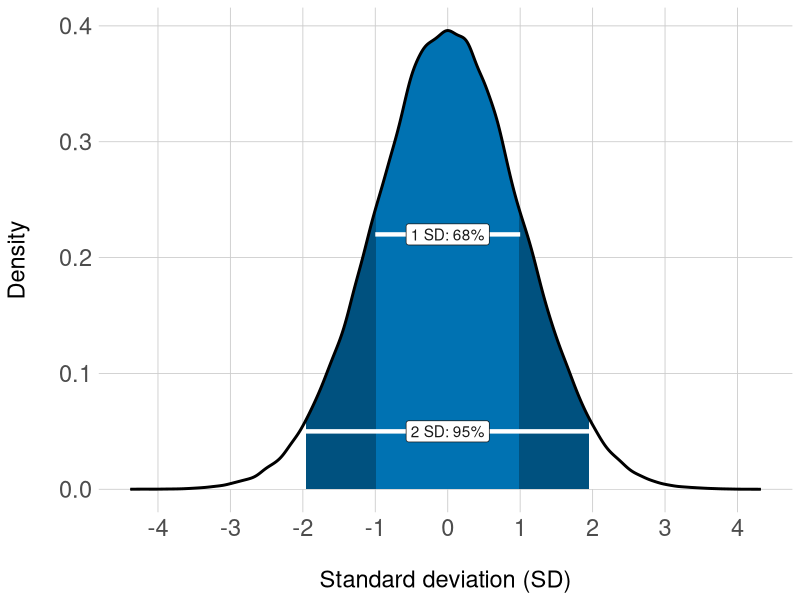

Here is the R script that generated this plot: (Note: this script raises an error after producing the figure.)
## ---- chunk 1
# Load packages
library(dplyr)
library(tidyr)
library(ggplot2)
library(gganimate)
library(knitr)

# set seed
set.seed(123)

# knitr chunk options
opts_chunk$set(echo = TRUE,
               eval = TRUE,
               include = TRUE,
               warning = FALSE,
               message = FALSE,
               cache = TRUE,
               cache.extra = rand_seed,
               fig.width = 7,
               fig.height = 7,
               tidy = FALSE)
## ---- chunk 2
# Generate formal distribution of mean = 0, sd = 1
norm.df <- rnorm(200000, mean = 0, sd = 1) %>%
    data_frame(values = .)

# Calculate density from norm.df
norm.dens <- density(norm.df$values)
norm.dens <- data_frame(x = norm.dens$x, y = norm.dens$y)

# Calculate quantiles from norm.df
q2.5 <- quantile(norm.df$values, 0.025)
q97.5 <- quantile(norm.df$values, 0.975)
q16 <- quantile(norm.df$values, 0.16)
q84 <- quantile(norm.df$values, 0.84)

# Use quantiles to filter data for geom_ribbon
dens_95 <- norm.dens %>%
    filter(x > q2.5 & x < q97.5) %>%
    mutate(quant = rep('2SD', length(x)))
dens_68 <- norm.dens %>%
    filter(x > q16 & x < q84) %>%
    mutate(quant = rep('1SD', length(x)))
ribbon <- do.call(rbind, list(dens_95, dens_68))

# Plots
norm.plot <- ggplot() +
    geom_density(data = norm.df, aes(x = values),
                 fill = '#FFFFFF') +
    geom_ribbon(data = ribbon[ribbon$quant == '2SD', ],
                              aes(x = x, ymax = y, ymin = 0), 
                fill = '#00517f') +
    geom_ribbon(data = ribbon[ribbon$quant == '1SD', ],
                              aes(x = x, ymax = y, ymin = 0),
                fill = '#0072B2') +
    geom_density(data = norm.df, aes(x = values),
                 size = 1) +
    geom_segment(aes(x = -1, xend = 1,
                     y = 0.22, yend = 0.22), 
               colour = "#FFFFFF", size = 1.5) +
    geom_label(aes(label = '1 SD: 68%', x = 0, y = 0.22), 
              colour = 'gray10', fill = '#FFFFFF') +
    geom_segment(aes(x = -1.96, xend = 1.96,
                     y = 0.05, yend = 0.05), 
               colour = "#FFFFFF", size = 1.5) +
    geom_label(aes(label = '2 SD: 95%', x = 0, y = 0.05), 
              colour = 'gray10', fill = '#FFFFFF') +
    scale_x_continuous(breaks = seq(from = -4, to = 4, by = 1)) +
    labs(x = '\nStandard deviation (SD)', y = 'Density\n') +
    theme(plot.title = element_text(size = 17), 
          axis.text = element_text(size = 17),
          axis.title = element_text(size = 17),
          axis.ticks = element_blank(),
          panel.grid.major = element_line(colour = 'gray80', size = 0.3),
          panel.background = element_blank())
# Save plot
ggsave('normal-distr.png', norm.plot, width = 7, height = 5)
## ---- chunk 3
# Generate data (6 samples from a normal distribution: mean = 0, sd = 1)
prec_data <- rnorm(200000, mean = 0, sd = 1)
foo <- list() # empty list
bar <- seq(from = 10, to = 1000, by = 20) # sample sizes
for(i in 1:50) {
    foo[[i]] <- sample(prec_data, bar[i])
    foo <- lapply(foo, data.frame)
    df.name <- seq(from = 10, to = 1000, by = 20)
    names(foo[[i]]) <- df.name[i]
    foo
}

# Clean-up data for plotting
baz <- foo %>%
    rbind_all() %>%
    gather(key, value) %>%
    filter(!is.na(value)) %>%
    group_by(key) %>%
    summarise(n = length(value),
              sem = sd(value) / sqrt(sum(1:length(key)))) %>%
    select(n, sem) %>%
    arrange(n)

# Plot data
prec.plot <- ggplot(data = baz, aes(y = sem, x = n, 
                                    frame = n)) +
    geom_line(aes(cumulative = TRUE), 
              colour = '#0072B2', size = 1) +
    geom_hline(yintercept = 0, 
               colour = "#E69F00", size = 1) +
    labs(title = 'Standard error of the mean as a function of sample size\nfor samples drawn from a normal distribution\n(N = 200,000, mean = 0, sd = 1) n =',
         x = '\nSample size', y = 'Standard error of the mean (SEM)\n') +
    theme(plot.title = element_text(size = 15), 
          axis.text = element_text(size = 15),
          axis.title = element_text(size = 15),
          axis.ticks = element_blank(),
          panel.grid.major = element_line(colour = 'gray80', size = 0.3),
          panel.background = element_blank())

# Save plot
gg_animate(prec.plot, interval = 0.2, 'sem.gif')
## ---- chunk 4
# Create empty objects, counter, and right-skewed data
foo <- rexp(200000)
bar <- list()
cnt <- 1:5000

# Take 5000 samples of n = 200 from 'data' and make a list of sample means.
for(i in cnt){
    bar[[i]] <- mean(sample(foo, size = 200))
}

#######################
# Central limit theorem

# Unlist and round to reduce the number of bins for CLT
baz <- round(unlist(bar), 2)

# cross-tabulate the data
boo <- xtabs(~baz)

# Extract the names ('bins')
nam <- names(boo)

# Make data.frame for plotting
bee <- data_frame(sample = c(1:length(boo)),
                  mean = as.numeric(nam),
                  freq = as.numeric(boo))

######################
# Law of large numbers 

# Unlist for LLN
baz_2 <- unlist(bar)

# Calculate cummulative mean for plotting
zoot <- baz_2 %>%
    data_frame(mean = .) %>%
    mutate(cmean = round(cummean(mean),4),
           count = 1:length(mean)) %>%
    select(count, mean, cmean)
## ---- chunk 5
# Create df from original data for plotting
distr <- data_frame(data = foo)

# Plot original distribution
distr.plot <- ggplot(distr, aes(data)) +
    geom_density(fill = '#0072B2', colour = '#0072B2') +
    geom_vline(xintercept = mean(foo), colour = "#E69F00", size = 1) +
    scale_x_continuous(limits = c(0, 14),
                       breaks = c(0, 2, 4, 6, 8, 10, 12, 14)) +
    scale_y_continuous(limits = c(0, 1),
                       breaks = c(0, 0.2, 0.4, 0.6, 0.8, 1)) +
    labs(x = '\nValue', y = 'Probability\n') +
    theme(plot.title = element_text(size = 17), 
          axis.text = element_text(size = 17),
          axis.title = element_text(size = 17),
          axis.ticks = element_blank(),
          panel.grid.major = element_line(colour = 'gray80', size = 0.3),
          panel.background = element_blank())

# Save plot
ggsave('original-distr.png', distr.plot)
## ---- chunk 6
# Plot CLT data
clt <- ggplot(bee, aes(y = freq, x = mean, frame = sample)) +
    geom_bar(aes(cumulative = TRUE), stat = 'identity',
             fill = '#0072B2', colour = '#0072B2') +
    geom_vline(xintercept = mean(foo), colour = "#E69F00", size = 1) +
    scale_x_continuous(limits = c(0.7, 1.3),
                       breaks = seq(from = 0.7, to = 1.3, by = 0.1)) +
    labs(title = 'bin counter =',
         x = '\nSample mean', y = 'Frequency\n') +
    theme(plot.title = element_text(size = 20),
          axis.text = element_text(size = 20),
          axis.title = element_text(size = 20),
          axis.ticks = element_blank(),
          panel.grid.major = element_line(colour = 'gray80', size = 0.3),
          panel.background = element_blank())

# Animate plots
gg_animate(clt, interval = 0.2, 'central-limit.gif')
## ---- chunk 7
# Trim the data to roughly equal the number of frames in the CLT plot
bee_length <- dim(bee)[1]
sample_freq <- length(zoot$count)/bee_length
filter_foo <- seq(from = 1, to = length(cnt), by = sample_freq)
zoot_short <- zoot[filter_foo, ]

# Plot LLN data
lln <- ggplot(zoot_short, aes(y = cmean, x = count)) + 
    geom_line(aes(frame = count, cumulative = TRUE), 
              colour = '#0072B2') +
    geom_hline(yintercept = mean(foo), colour = "#E69F00", size = 1) +
    labs(title = 'Sample counter =',
         x = '\nSample number', y = 'Cumulative mean\n') +
    theme(plot.title = element_text(size = 20),
          axis.text = element_text(size = 20),
          axis.title = element_text(size = 20),
          axis.ticks = element_blank(),
          panel.grid.major = element_line(colour = 'gray80', size = 0.3),
          panel.background = element_blank())

# Animate plots
gg_animate(lln, interval = 0.2, 'law-large-numbers.gif')
## ---- chunk 8
sessionInfo()
